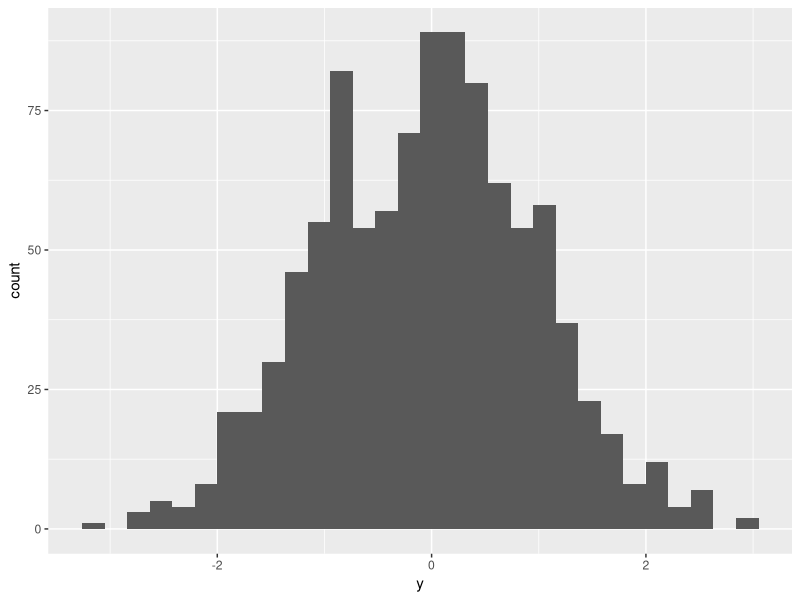
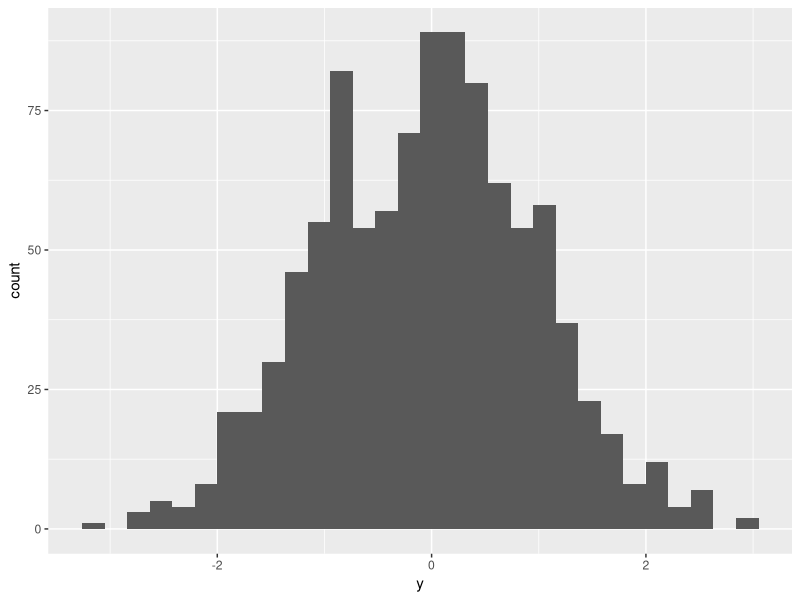

Reproduce these figures in R, in order.
n <- 1000
#
y <- rnorm(n)
#
df <- data.frame(y)
#
library(ggplot2)
#
ggplot(df,
       aes(x = y)) +
  geom_histogram()
#
ggsave("histogram_normal.pdf")
